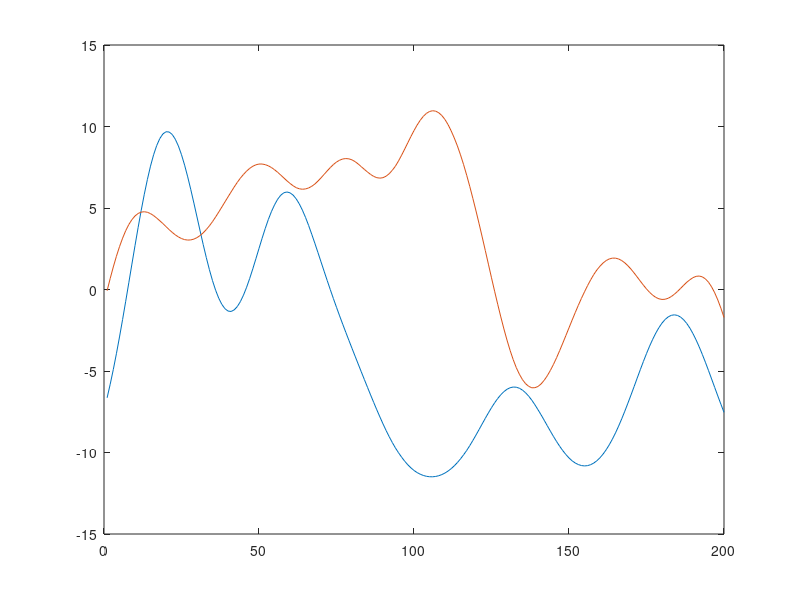

Here is the MATLAB script that generated this plot: (Note: this script raises an error after producing the figure.)
%% Experiemtn Param
numNeuron = 100;
numTrial = 50;
numTimepoints = 4000;

%% Neuron Param
meanFR = 0.2;
minFR = 0.1;
stdFR = 0.1;

%% Kernel Param
stdev = 150; % std of Gausswin (in ms)
kernel_size = 1500;
bin_size = 20;
kernel = gausswin(kernel_size,kernel_size/(2*stdev));

%% Make Fake Experiment Data
Neuron = struct();
for n = 1 : numNeuron
    Neuron(n).fr = max(minFR, stdFR * (randn(1) + meanFR));
    Neuron(n).data1 = zeros(numTrial, numTimepoints);
    Neuron(n).data1(rand(numTrial, numTimepoints) < Neuron(n).fr/1000) = 1;
    Neuron(n).data2 = zeros(numTrial, numTimepoints);
    Neuron(n).data2(rand(numTrial, numTimepoints) < Neuron(n).fr/1000) = 1;
    Neuron(n).hist1 = sum(reshape(sum(Neuron(n).data1,1),bin_size,[]),1);
    Neuron(n).hist2 = sum(reshape(sum(Neuron(n).data2,1),bin_size,[]),1);
    Neuron(n).kerneled_data1 = zeros(numTrial, numTimepoints/bin_size);
    Neuron(n).kerneled_data2 = zeros(numTrial, numTimepoints/bin_size);
    for t = 1 : numTrial
        tempdata = Neuron(n).data1(t,:);
        % Convolve gaussian kernel
        tempdata = conv(tempdata,kernel);
        % Trim start/end point of the data to match the size
        tempdata = tempdata(kernel_size/2+1:end-kernel_size/2+1);
        % binning
        Neuron(n).kerneled_data1(t,:) = sum(reshape(tempdata(1 : numTimepoints),bin_size,[]),1).^0.5;
        
        tempdata = Neuron(n).data2(t,:);
        % Convolve gaussian kernel
        tempdata = conv(tempdata,kernel);
        % Trim start/end point of the data to match the size
        tempdata = tempdata(kernel_size/2+1:end-kernel_size/2+1);
        % binning
        Neuron(n).kerneled_data2(t,:) = sum(reshape(tempdata(1 : numTimepoints),bin_size,[]),1).^0.5;
    end
    % Z score
    m = mean(reshape([Neuron(n).kerneled_data1, Neuron(n).kerneled_data2],1,[]));
    s = std(reshape([Neuron(n).kerneled_data1, Neuron(n).kerneled_data2],1,[]));
    Neuron(n).kerneled_data1 = (Neuron(n).kerneled_data1 - m) ./ s;
    Neuron(n).kerneled_data2 = (Neuron(n).kerneled_data2 - m) ./ s;
end

%% Matrix for Visual Selection
Hist1 = zeros(numNeuron, numTimepoints/bin_size);
Hist2 = zeros(numNeuron, numTimepoints/bin_size);
Hist_kernel1 = zeros(numNeuron, numTimepoints/bin_size);
Hist_kernel2 = zeros(numNeuron, numTimepoints/bin_size);
diff = zeros(numNeuron,1);
for n = 1 : numNeuron
    Hist1(n,:) = Neuron(n).hist1;
    Hist2(n,:) = Neuron(n).hist2;
    Hist_kernel1(n,:) = sum(Neuron(n).kerneled_data1,1);
    Hist_kernel2(n,:) = sum(Neuron(n).kerneled_data2,1);
    %diff(n) = sum(conv(Hist_kernel2(n,:), fliplr(Hist_kernel1(n,:))));
    diff(n) = sum(conv(Hist_kernel2(n,:), Hist_kernel1(n,:)));
end

%% Select Most Different Neurons
num2Sel = 5;
[~, ind] = sort(diff);
%SelectedFakeNeuron = Neuron(find(ind>numNeuron - num2Sel));
SelectedFakeNeuron = Neuron(find(ind<=num2Sel));

figure(1);
clf;
plot(Hist_kernel1(find(ind == 1),:));
hold on;
plot(Hist_kernel2(find(ind == 1),:));

%% Hist_kernel for selected Neurons
Hist_kernel_sel1 = zeros(num2Sel, numTimepoints/bin_size);
Hist_kernel_sel2 = zeros(num2Sel, numTimepoints/bin_size);
for n = 1 : num2Sel
    Hist_kernel_sel1(n,:) = sum(Neuron(n).kerneled_data1,1);
    Hist_kernel_sel2(n,:) = sum(Neuron(n).kerneled_data2,1);
end

%% Generate csv file for ML
X1 = zeros(numTrial,numTimepoints/bin_size*num2Sel);
X2 = zeros(numTrial,numTimepoints/bin_size*num2Sel);
for n = 1 : num2Sel
    X1(:, (n-1) * numTimepoints/bin_size + 1 : n * numTimepoints/bin_size) = ...
        SelectedFakeNeuron(n).kerneled_data1;
    X2(:, (n-1) * numTimepoints/bin_size + 1 : n * numTimepoints/bin_size) = ...
        SelectedFakeNeuron(n).kerneled_data2; 
end

X = [X1; X2];
y = ones(numTrial*2,1);
y(1:numTrial) = 0;

data2Export = [X,y];

plot_scroll(Hist_kernel_sel1');
plot_scroll(Hist_kernel_sel2');